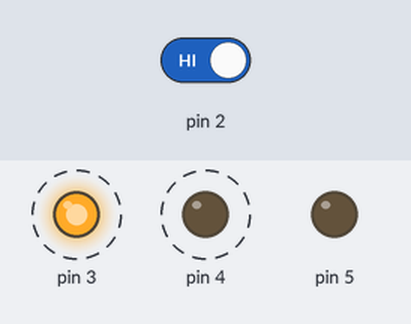
Bench run of a sketch on a simulated Arduino Uno, built with avr-gcc and run on an emulated ATmega328P. Parts: output pins drawn as LEDs (lit = HIGH). Dashed ring = blinking. The inputs (shaded band) are chosen by the test bench; at power-on: pin 2 HIGH.

Above: at 1.8 s.
1.9 s: pin 2 driven LOW
At 2.6 s:
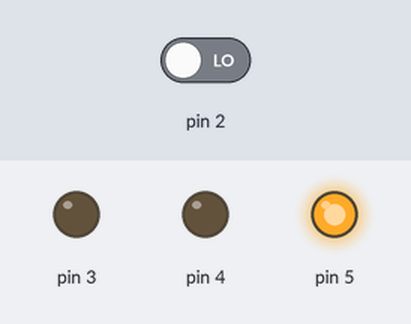
3.5 s: pin 2 driven HIGH
At 3.62 s:
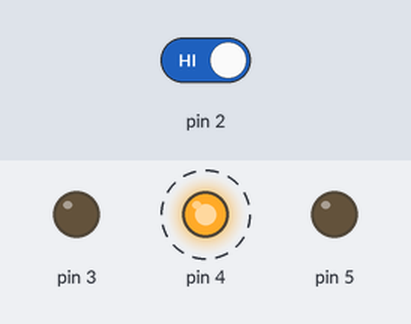
Timing chart, 0 to 12.5 s (numbered marks = the images above; inputs shaded):
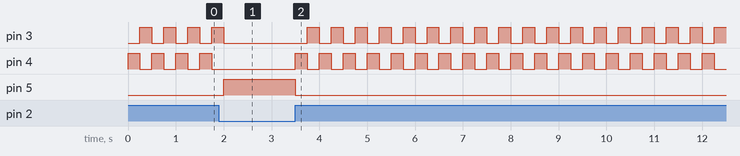

Measured:
- after the input at 1.9 s, pin 3: goes on until 2.0 s, then stays LOW; pin 4: stops changing and stays LOW; pin 5: LOW → HIGH after 0.10 s
- after the input at 3.5 s, pin 3: alternates HIGH for 0.25 s and LOW for 0.25 s, starting after 0.25 s; pin 4: alternates HIGH for 0.25 s and LOW for 0.25 s, starting at once; pin 5: HIGH → LOW at once
- by itself, pin 3, pin 4: alternates HIGH for 0.25 s and LOW for 0.25 s

The sketch:

ard_spaceshipInterface.ino
```cpp
int switchState = 0;

void setup() {
  pinMode(3,OUTPUT);
  pinMode(4,OUTPUT);
  pinMode(5,OUTPUT);
  pinMode(2,INPUT);
}

void loop() {
  switchState = digitalRead(2);
  if(switchState == LOW){
      digitalWrite(3,LOW); //red
      digitalWrite(4,LOW);  //red
      digitalWrite(5,HIGH);  //green
   }else{ //button pressed
      digitalWrite(3,LOW);    //red
      digitalWrite(4,HIGH);    //red
      digitalWrite(5,LOW);   //green

      delay(250);   //wait a quarter second
      //change lights
      digitalWrite(3,HIGH);
      digitalWrite(4,LOW);
      delay(250);
   }
}
```
